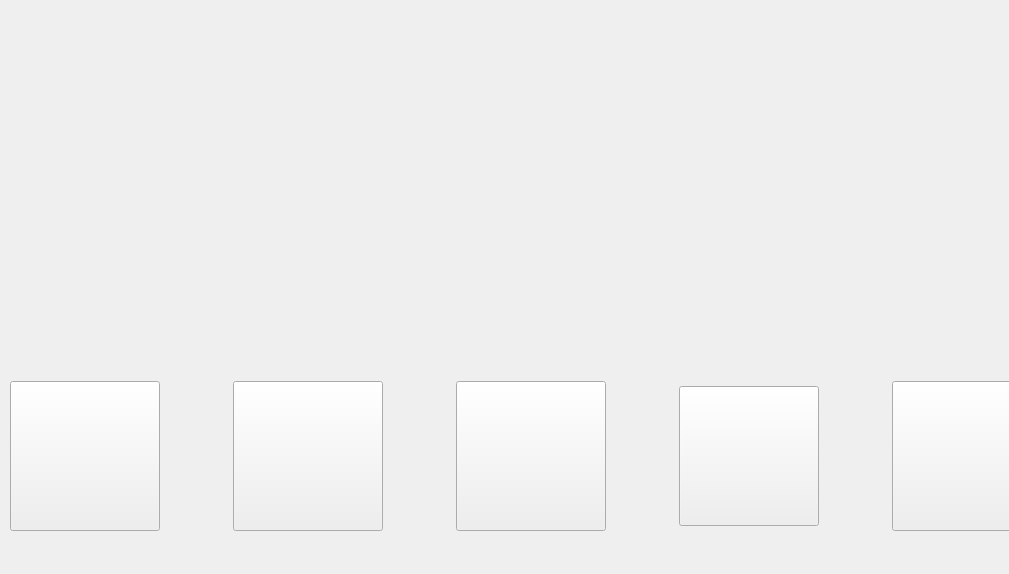
<?xml version="1.0" encoding="UTF-8"?>
<ui version="4.0">
 <class>MainScreenForm</class>
 <widget class="QWidget" name="MainScreenForm">
  <property name="geometry">
   <rect>
    <x>0</x>
    <y>0</y>
    <width>1009</width>
    <height>574</height>
   </rect>
  </property>
  <property name="windowTitle">
   <string>Form</string>
  </property>
  <widget class="QLabel" name="label">
   <property name="geometry">
    <rect>
     <x>170</x>
     <y>0</y>
     <width>821</width>
     <height>461</height>
    </rect>
   </property>
   <property name="font">
    <font>
     <pointsize>28</pointsize>
    </font>
   </property>
   <property name="text">
    <string/>
   </property>
  </widget>
  <widget class="QWidget" name="">
   <property name="geometry">
    <rect>
     <x>10</x>
     <y>380</y>
     <width>1032</width>
     <height>152</height>
    </rect>
   </property>
   <layout class="QHBoxLayout" name="horizontalLayout">
    <item>
     <widget class="QPushButton" name="pushButton_8">
      <property name="minimumSize">
       <size>
        <width>150</width>
        <height>150</height>
       </size>
      </property>
      <property name="text">
       <string/>
      </property>
     </widget>
    </item>
    <item>
     <spacer name="horizontalSpacer_2">
      <property name="orientation">
       <enum>Qt::Horizontal</enum>
      </property>
      <property name="sizeHint" stdset="0">
       <size>
        <width>40</width>
        <height>20</height>
       </size>
      </property>
     </spacer>
    </item>
    <item>
     <widget class="QPushButton" name="pushButton_7">
      <property name="minimumSize">
       <size>
        <width>150</width>
        <height>150</height>
       </size>
      </property>
      <property name="text">
       <string/>
      </property>
     </widget>
    </item>
    <item>
     <spacer name="horizontalSpacer_3">
      <property name="orientation">
       <enum>Qt::Horizontal</enum>
      </property>
      <property name="sizeHint" stdset="0">
       <size>
        <width>40</width>
        <height>20</height>
       </size>
      </property>
     </spacer>
    </item>
    <item>
     <widget class="QPushButton" name="pushButton_6">
      <property name="minimumSize">
       <size>
        <width>150</width>
        <height>150</height>
       </size>
      </property>
      <property name="text">
       <string/>
      </property>
     </widget>
    </item>
    <item>
     <spacer name="horizontalSpacer_4">
      <property name="orientation">
       <enum>Qt::Horizontal</enum>
      </property>
      <property name="sizeHint" stdset="0">
       <size>
        <width>40</width>
        <height>20</height>
       </size>
      </property>
     </spacer>
    </item>
    <item>
     <widget class="QPushButton" name="pushButton_4">
      <property name="minimumSize">
       <size>
        <width>140</width>
        <height>140</height>
       </size>
      </property>
      <property name="text">
       <string/>
      </property>
     </widget>
    </item>
    <item>
     <spacer name="horizontalSpacer">
      <property name="orientation">
       <enum>Qt::Horizontal</enum>
      </property>
      <property name="sizeHint" stdset="0">
       <size>
        <width>40</width>
        <height>20</height>
       </size>
      </property>
     </spacer>
    </item>
    <item>
     <widget class="QPushButton" name="pushButton_5">
      <property name="minimumSize">
       <size>
        <width>150</width>
        <height>150</height>
       </size>
      </property>
      <property name="text">
       <string/>
      </property>
     </widget>
    </item>
   </layout>
  </widget>
 </widget>
 <resources/>
 <connections/>
</ui>
